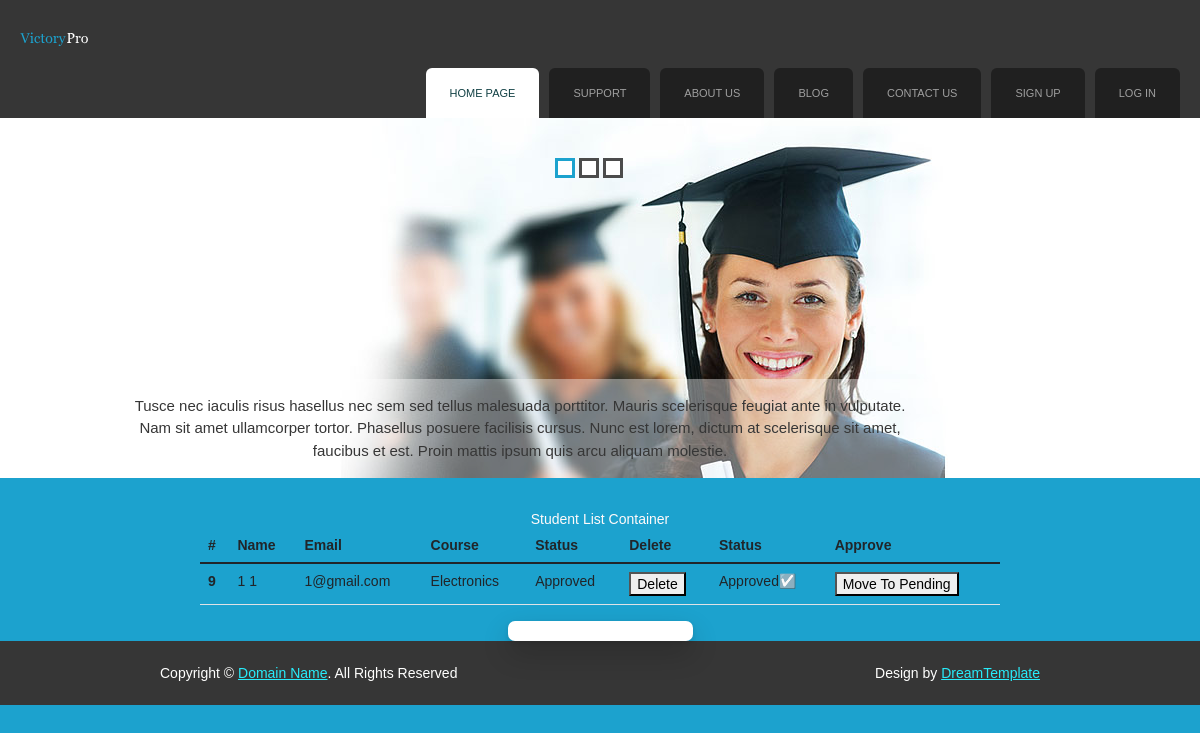
/studentList/, run on an earlier commit of the app's database.
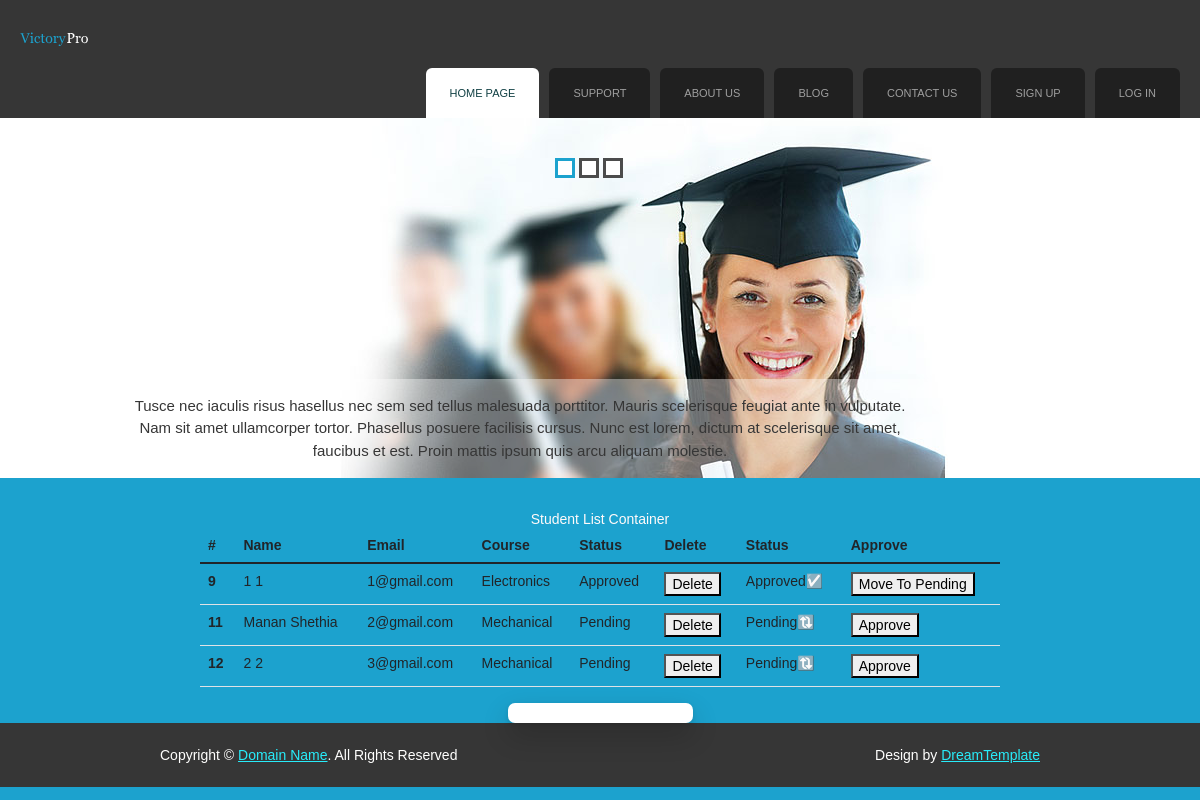
And on a later commit of the database.
### onlineexamapp/models.py (models this page shows, shortened)
class User(models.Model): # STUDENT
    userType = models.CharField(max_length = 100, default = "Student")
    fname = models.CharField(max_length = 100)
    lname = models.CharField(max_length = 100)
    email = models.CharField(max_length = 100)
    mobile = models.CharField(max_length = 100)
    course = models.CharField(max_length = 100, default="")
    gender = models.CharField(max_length = 100)
    password = models.CharField(max_length = 100)
    address = models.TextField()
    profilePic = models.ImageField(upload_to = 'profilePic/', default="")
    userStatus = models.CharField(max_length = 100, default = "Pending")

### onlineexamapp/views.py (the view)
# urls.py: path('studentList/', views.studentList, name='studentList'),
def studentList(request):
    studentsList = User.objects.filter(userType = "Student")
    return render(request, 'studentList.html', {'studentsList': studentsList})

### onlineexamapp/templates/studentList.html (shortened to what this page needs)
{% extends 'header.html' %}
{% load static %}
{% block content %}
<!DOCTYPE html>
<html lang="en">
<head>
</head>
<body>
    Student List Container
    <table class="table table-hover static-table" align="center" id="studentTable">
        <thead>
          <tr>
            <th scope="col">#</th>
            <th scope="col">Name</th>
            <th scope="col">Email</th>
            <th scope="col">Course</th>
            <th scope="col">Status</th>
            <th scope="col">Delete</th>
            <th scope="col">Status</th>
            <th scope="col">Approve</th>
          </tr>
        </thead>
        <tbody>
          {% for i in studentsList %}
          <tr>
            <th scope="row">{{i.id}}</th>
            <td>{{i.fname}} {{i.lname}}</td>
            <td>{{i.email}}</td>
            <td>{{i.course}}</td>
            <td>{{i.userStatus}}</td>
            {% if i.userStatus == "Approved" %}
            <td><button type="button">Delete</button></td>
            <td>Approved☑️</td>
            <td><button type="button" id="{{i.id}}">Move To Pending</button></td>
            {% else %}
            <td><button type="button">Delete</button></td>
            <td>Pending🔃</td>
            <td><button type="button" id="{{i.id}}">Approve</button></td>
            {% endif %}
          </tr>
          {% endfor %}
        </tbody>
      </table>
      <input type="text">
</body>
</html>
{% endblock %}

### onlineexamapp/templates/header.html (shortened to what this page needs)
{% load static %}
<!DOCTYPE html
  PUBLIC "-//W3C//DTD XHTML 1.0 Transitional//EN" "http://www.w3.org/TR/xhtml1/DTD/xhtml1-transitional.dtd">
<html xmlns="http://www.w3.org/1999/xhtml" lang="en">
<head>
  <link href="https://cdn.jsdelivr.net/npm/bootstrap@5.1.3/dist/css/bootstrap.min.css" rel="stylesheet">
  <link href="{% static 'css/coin-slider.css' %}" rel="stylesheet" type="text/css" />
  <link href="{% static 'css/style.css' %}" rel="stylesheet" type="text/css" />
</head>
{% if request.session.email %}
<body>
{% else %}
<body onload="cacheMemory()">
{% endif %}
  <div class="main">
    <div class="header">
      <div class="header_resize">
        <div class="menu_nav">
          <ul>
            <li class="active"><a href="{% url 'index' %}"><span>Home Page</span></a></li>
            <li><a href="{% url 'support' %}"><span>Support</span></a></li>
            <li><a href="{% url 'about' %}"><span>About Us</span></a></li>
            <li><a href="{% url 'blog' %}"><span>Blog</span></a></li>
            {% if request.session.userType == "Faculty" %}
            <li><a href="{% url 'studentList' %}"><span>Student List</span></a></li>
            {% else %}
            <li><a href="{% url 'contact' %}"><span>Contact Us</span></a></li>
            {% endif %}
            {% if request.session.email %}
            <li><a href="{% url 'changePassword' %}"><span>Change Password</span></a></li>
            <li><a href="{% url 'logout' %}"><span>Log Out</span></a></li>
            <li>{{request.session.fname}} <img src="{{request.session.profilePic}}" width="25px" height="25px"></li>
            {% else %}
            <li><a href="{% url 'studentSignup' %}"><span>Sign Up</span></a></li>
            <li><a href="{% url 'login' %}"><span>Log In</span></a></li>
            {% endif %}
          </ul>
        </div>
        <div class="logo">
          <h1><a href="{% url 'index' %}">Victory<span>Pro</span></a></h1>
        </div>
        <div class="slider">
          <div id="coin-slider"> <a href="#"><img src="{% static 'images/slide1.jpg' %}" width="960" height="360"
                alt="" /><span> Tusce nec iaculis risus hasellus nec sem sed tellus malesuada porttitor. Mauris
                scelerisque feugiat ante in vulputate. Nam sit amet ullamcorper tortor. Phasellus posuere facilisis
                cursus. Nunc est lorem, dictum at scelerisque sit amet, faucibus et est. Proin mattis ipsum quis arcu
                aliquam molestie.</span></a>  </div>
        </div>
      </div>
    </div>
    {% block content %}
    {% endblock %}
    <div class="footer">
      <div class="footer_resize">
        <p class="lf">Copyright &copy; <a href="#">Domain Name</a>. All Rights Reserved</p>
        <p class="rf">Design by <a target="_blank" href="http://www.dreamtemplate.com/">DreamTemplate</a></p>
      </div>
    </div>
  </div>
</body>
</html>

### onlineexamapp/static/css/coin-slider.css (style rules this page uses)
.coin-slider a { text-decoration:none; outline:none; border:none; }

### onlineexamapp/static/css/style.css (style rules this page uses)
body { margin:0; padding:0; width:100%; color:#28ecfa; font:normal 12px/1.5em "Liberation sans", Arial, Helvetica, sans-serif; background:#1ca2ce url(../images/main_bg.gif) repeat-x left top; }
html, .main { padding:0; margin:0; }
p { margin:8px 0; padding:0 0 8px 0; }
a { color:#fffffe; text-decoration:underline; }
.header, .content, .menu_nav, .fbg, .footer, form, ol, ol li, ul, .content .mainbar, .content .sidebar { margin:0; padding:0; }
.header_resize { margin:0 auto; padding:0 0 32px; width:1160px; }
.logo { padding:0; float:left; width:auto; height:118px; }
h1 { margin:0; padding:32px 0 0; font-size:50px; font-weight:normal; line-height:1.2em; text-transform:none; }
h1 a, h1 a:hover { color:#1ca2ce; text-decoration:none; }
h1 span { color:#fff; }
.slider { padding:0; margin: 0px 120px; }
.menu_nav { margin:0 auto; padding:68px 0 0; height:50px; float:right; }
.menu_nav ul { list-style:none; padding:0; height:50px; float:left; }
.menu_nav ul li { margin:0; padding:0 0 0 10px; float:left; }
.menu_nav ul li a { display:block; margin:0; padding:17px 24px; font-size:11px; line-height:16px; font-weight:normal; color:#9f9f9f; text-decoration:none; text-transform:uppercase; text-align:center; background:#202020; }
.menu_nav ul li.active a, .menu_nav ul li a:hover { text-decoration:none; color:#114044; background:#fff; }
.footer { background:#363636; }
.footer_resize { margin:0 auto; padding:0 20px; width:920px; line-height:1.5em; color:#fffffe; }
.footer_resize p { margin:24px 0; padding:0; line-height:normal; white-space:nowrap; text-indent:inherit; }
.footer_resize a { color:#28ecfa; font-weight:normal; margin:0; padding:0; border:none; text-decoration:underline; background-color:transparent; }
.footer_resize .lf { float:left; }
.footer_resize .rf { float:right; }
a { outline:none; }
div { font-family: 'Trebuchet MS', 'Lucida Sans Unicode', 'Lucida Grande', 'Lucida Sans', Arial, sans-serif; font-size: 14px; color: snow; }
input { border: 0px solid #114044; border-radius: 7px; box-shadow: rgba(0, 0, 0, 0.2) 0px 12px 28px 0px, rgba(0, 0, 0, 0.1) 0px 2px 4px 0px, rgba(255, 255, 255, 0.05) 0px 0px 0px 1px inset; }
a { font-family: 'Trebuchet MS', 'Lucida Sans Unicode', 'Lucida Grande', 'Lucida Sans', Arial, sans-serif; text-decoration: none; font-size: 14px; }

### onlineexamapp/templates/studentList.html (style rules this page uses)
body { text-align: center; }
.static-table { text-align: left; width: 800px; }

What changed in the data, as far as the page shows it:
added User: id "11", fname "Manan", lname "Shethia", email "2@gmail.com", course "Mechanical", userStatus "Pending"
added User: id "12", fname "2", lname "2", email "3@gmail.com", course "Mechanical", userStatus "Pending"
